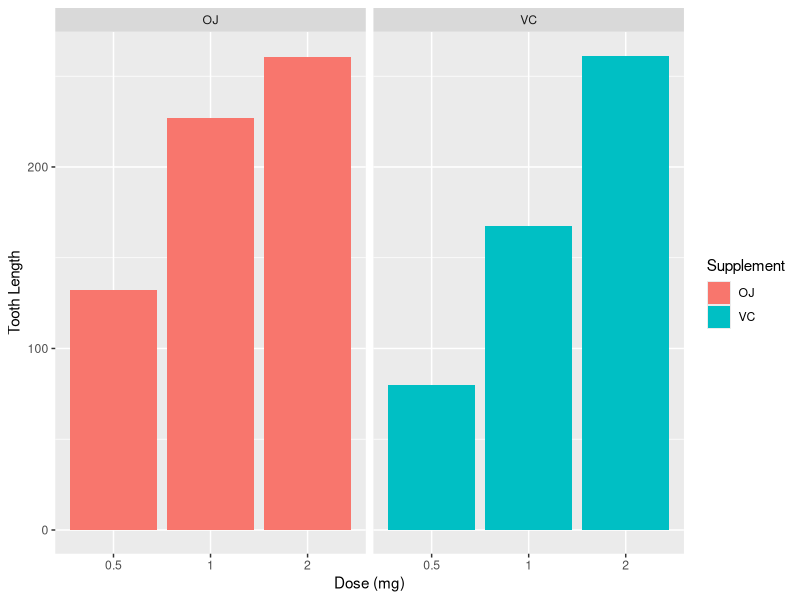
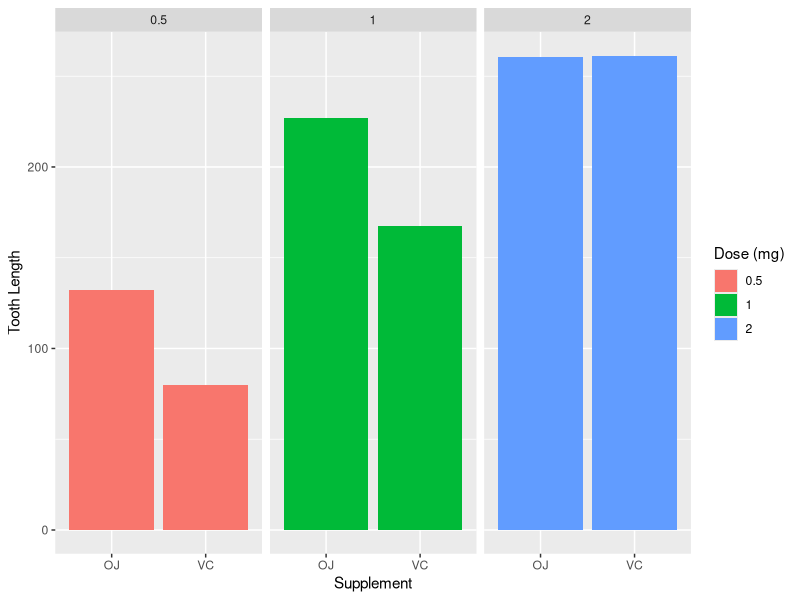

These charts were generated, in order, by the following R code: (Note: this script raises an error after producing the figures.)
## ---- chunk 1
require(ggplot2)
library(datasets)
data(ToothGrowth)
str(ToothGrowth)
## ---- chunk 2
# convert variable dose from numeric to factor to simplify presentation
ToothGrowth$dose <- as.factor(ToothGrowth$dose)
## ---- chunk 3
ggplot(data=ToothGrowth, aes(x=as.factor(dose), y=len, fill=supp)) +
    geom_bar(stat="identity",) +
    facet_grid(. ~ supp) +
    xlab("Dose (mg)") +
    ylab("Tooth Length") +
    guides(fill=guide_legend(title="Supplement"))
## ---- chunk 4
ggplot(data=ToothGrowth, aes(x=as.factor(supp), y=len, fill=dose)) +
    geom_bar(stat="identity",) +
    facet_grid(. ~ dose) +
    xlab("Supplement") +
    ylab("Tooth Length") +
    guides(fill=guide_legend(title="Dose (mg)"))
## ---- chunk 5
AB <- subset(ToothGrowth, dose %in% c(2.0, 1.0))
BC <- subset(ToothGrowth, dose %in% c(1.0, 0.5))
## ---- chunk 6
testAB <- t.test(len~dose, paired=FALSE, var.equal=TRUE, data=AB)$conf
testBC <- t.test(len~dose, paired=FALSE, var.equal=TRUE, data=BC)$conf
testAB
## ---- chunk 7
testBC
## ---- chunk 8
testAB <- t.test(len~supp, paired=FALSE, var.equal=TRUE, data=ToothGrowth)$conf
testAB
## ---- chunk 9
dpAB <- subset(ToothGrowth, dose %in% c(0.5))
dpCD <- subset(ToothGrowth, dose %in% c(1.0))
dpEF <- subset(ToothGrowth, dose %in% c(2.0))
## ---- chunk 10
dtAB <- t.test(len~supp, paired=FALSE, var.equal=TRUE, data=dpAB)$conf
dtCD <- t.test(len~supp, paired=FALSE, var.equal=TRUE, data=dpCD)$conf
dtEF <- t.test(len~supp, paired=FALSE, var.equal=TRUE, data=dpEF)$conf
dtAB
## ---- chunk 11
dtCD
## ---- chunk 12
dtEF
